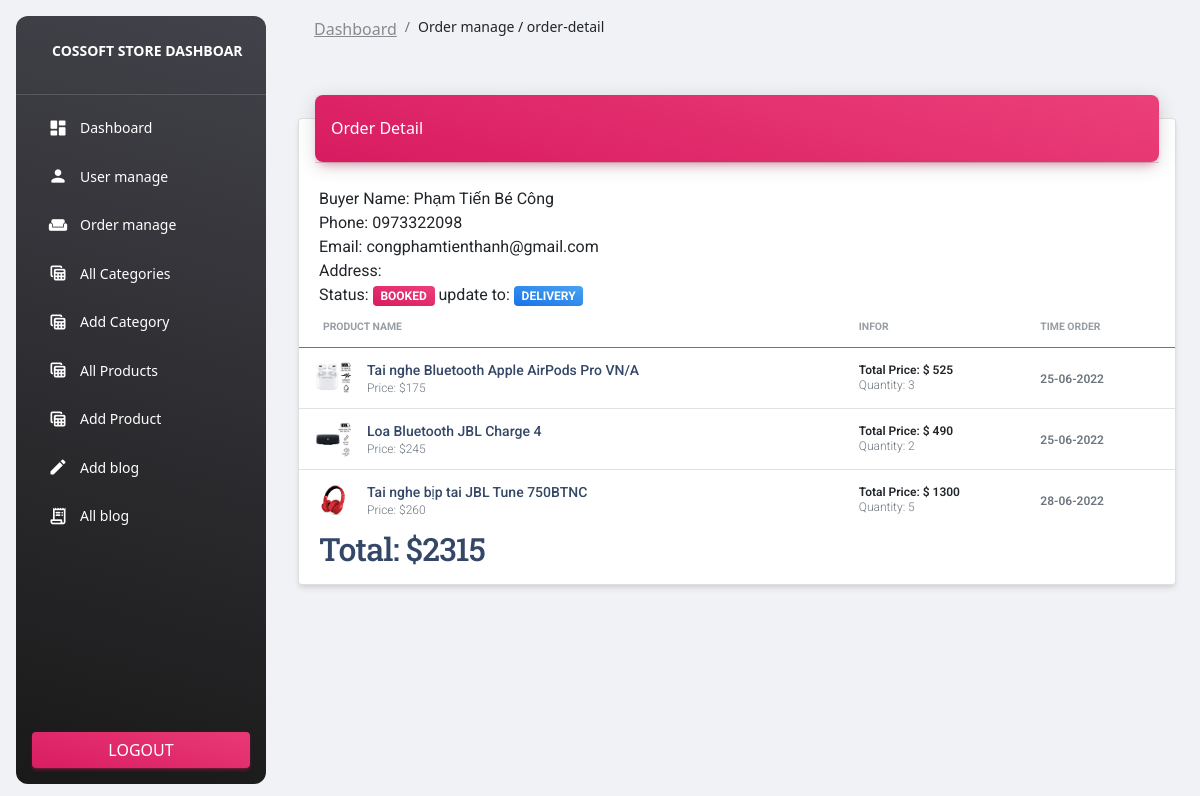
The page /souceCode/admin/order-detail.php?id_order=15 (signed in) on the database its author committed.
### tables this page shows
CREATE TABLE `order_detail` (
  `id` bigint(20) NOT NULL,
  `user_id` int(11) NOT NULL,
  `product_id` int(11) NOT NULL,
  `order_id` bigint(20) DEFAULT NULL,
  `selling_price` int(11) NOT NULL,
  `quantity` int(11) NOT NULL,
  `status` tinyint(4) NOT NULL DEFAULT '1',
  `rate` tinyint(4) DEFAULT NULL,
  `comment` mediumtext,
  `created_at` timestamp NOT NULL DEFAULT CURRENT_TIMESTAMP
);

CREATE TABLE `users` (
  `id` int(11) NOT NULL,
  `name` varchar(191) NOT NULL,
  `email` varchar(191) NOT NULL,
  `phone` varchar(15) NOT NULL,
  `address` varchar(191) DEFAULT NULL,
  `password` varchar(191) NOT NULL,
  `role_as` tinyint(4) NOT NULL DEFAULT '0',
  `creat_at` timestamp NOT NULL DEFAULT CURRENT_TIMESTAMP
);

CREATE TABLE `products` (
  `id` int(11) NOT NULL,
  `category_id` int(11) NOT NULL,
  `name` varchar(191) NOT NULL,
  `slug` varchar(191) NOT NULL,
  `small_description` mediumtext NOT NULL,
  `description` mediumtext NOT NULL,
  `original_price` int(11) NOT NULL,
  `selling_price` int(11) NOT NULL,
  `image` varchar(191) NOT NULL,
  `qty` int(11) NOT NULL,
  `status` tinyint(4) NOT NULL,
  `created_at` timestamp NOT NULL DEFAULT CURRENT_TIMESTAMP
);

### souceCode/functions/myfunctions.php (called while the page is built, shortened)
<?php
include("../config/dbcon.php");
function getOrderDetail($order_id){
    global $conn;
    $query =    "SELECT `users`.`name`,`users`.`email`,`users`.`phone`,`users`.`address`,
                `products`.`name` as `name_product`, `products`.`selling_price`,`products`.`image`,
                `order_detail`.*  FROM `order_detail`
                JOIN `users` ON `order_detail`.`user_id` = `users`.`id`
                JOIN `products` ON `products`.`id` = `order_detail`.`product_id`
                WHERE `order_id` = '$order_id'";
    return mysqli_query($conn, $query);
}
?>

### souceCode/admin/order-detail.php (the view, shortened to what this page needs)
<?php
include("../admin/includes/header.php");
$type = $_GET['id_order'];
$orders = getOrderDetail($type);
$total=0;
?>
<body>
    <div class="container-fluid">
        <div class="row">
            <div class="col-12">
                <div class="card my-4">
                    <div class="card-header p-0 position-relative mt-n4 mx-3 z-index-2">
                        <div class="bg-gradient-primary shadow-primary border-radius-lg pt-4 pb-3">
                            <h6 class="text-white text-capitalize ps-3">Order detail</h6>
                        </div>
                    </div>
                    <div class="card-body px-0 pb-2">
                        <div class="table-responsive p-0">
                            <div style="padding-left: 20px">
                                <?php foreach($orders as $order){ ?>
                                    Buyer Name: <?= $order['name'] ?> <br>
                                    Phone: <?= $order['phone'] ?> <br>
                                    Email: <?= $order['email'] ?><br>
                                    Address: <?= $order['address'] ?> <br>
                                    Status: <?php
                                        if ($order['status'] == 2){
                                            echo '<span class="badge badge-sm bg-gradient-primary">Booked</span>';
                                        }else if ($order['status'] == 3){
                                            echo '<span class="badge badge-sm bg-gradient-info">Delivering</span>';
                                        }else if ($order['status'] == 4){
                                            echo '<span class="badge badge-sm bg-gradient-success">Success</span>';
                                        }
                                    ?>
                                    update to:
                                    <?php
                                        $id_order = $order['order_id'];
                                        if ($order['status'] == 2){
                                            echo "<a href='./code.php?order=3&id=$id_order'><span class='badge badge-sm bg-gradient-info'>Delivery</span></a>";
                                        }else if ($order["status"] == 3){
                                            echo "<a href='./code.php?order=4&id=$id_order'><span class='badge badge-sm bg-gradient-success'>Delivered</span></a>";
                                        }else if ($order["status"] == 4){
                                            echo "<span class='badge badge-sm bg-gradient-primary'>Success</span>";
                                        }
                                    ?>
                                <?php break; } ?>
                            </div>
                        </div>
                            <table class="table align-items-center mb-0">
                                <thead>
                                    <tr>
                                        <th class="text-uppercase text-secondary text-xxs font-weight-bolder opacity-7">Product Name</th>
                                        <th class="text-uppercase text-secondary text-xxs font-weight-bolder opacity-7 ps-2">Infor</th>
                                        <th class="text-uppercase text-secondary text-xxs font-weight-bolder opacity-7 ps-2">Time order</th>
                                    </tr>
                                </thead>
                                <tbody>
                                <?php foreach($orders as $order){ ?>
                                    <tr>
                                        <td>
                                            <div class="d-flex px-2 py-1">
                                                <div>
                                                    <img src="../images/<?= $order['image'] ?>" class="avatar avatar-sm me-3 border-radius-lg" alt="user1">
                                                </div>
                                                <div class="d-flex flex-column justify-content-center">
                                                    <h6 class="mb-0 text-sm"><?= $order['name_product'] ?></h6>
                                                    <p class="text-xs text-secondary mb-0">Price: $<?= $order['selling_price'] ?></p>
                                                </div>
                                            </div>
                                        </td>
                                        <td>
                                            <p class="text-xs font-weight-bold mb-0">Total Price: $
                                                <?=
                                                    $total_product= $order['quantity'] * $order['selling_price'];
                                                    $total +=$total_product;
                                                ?>
                                            </p>
                                            <p class="text-xs text-secondary mb-0">Quantity: <?= $order['quantity'] ?></p>
                                        </td>
                                        <td>
                                            <span class="text-secondary text-xs font-weight-bold">
                                                <?= date('d-m-Y', strtotime($order['created_at'])); ?>
                                            </span>
                                        </td>
                                    </tr>
                                <?php } ?>
                                </tbody>
                            </table>
                            <div style="padding-left: 20px">
                            <h2>Total: $<?= $total ?></h2>
                        </div>
                    </div>
                </div>
            </div>
        </div>
    </div>
</body>

### souceCode/admin/includes/header.php (shortened to what this page needs)
<!DOCTYPE html>
<html lang="en">
<head>
  <link id="pagestyle" href="assets/css/material-dashboard.min.css" rel="stylesheet" />
  <link id="pagestyle" href="assets/css/form.css" rel="stylesheet" />
  <link rel="stylesheet" href="//cdn.jsdelivr.net/npm/alertifyjs@1.13.1/build/css/alertify.min.css"/>
  <link rel="stylesheet" href="//cdn.jsdelivr.net/npm/alertifyjs@1.13.1/build/css/themes/bootstrap.min.css"/>
</head>
<body class="g-sidenav-show  bg-gray-200">
    <?php include("sidebar.php");?>
    <main class="main-content position-relative max-height-vh-100 h-100 border-radius-lg ">
    <?php include("navbar.php"); ?>
    <div class="container-fluid py-4">
</body>

### souceCode/admin/includes/sidebar.php (shortened to what this page needs)
<?php
$page= substr($_SERVER['SCRIPT_NAME'], strripos($_SERVER['SCRIPT_NAME'],"/")+1);
 ?>
<aside class="sidenav navbar navbar-vertical navbar-expand-xs border-0 border-radius-xl my-3 fixed-start ms-3   bg-gradient-dark" id="sidenav-main">
    <div class="sidenav-header">
      <a class="navbar-brand m-0" href="#" target="_blank">
        <span class="ms-1 font-weight-bold text-white">COSSOFT STORE DASHBOAR</span>
      </a>
    </div>
    <hr class="horizontal light mt-0 mb-2">
    <div class="collapse navbar-collapse  w-auto" id="sidenav-collapse-main" style="height: 75vh">
      <ul class="navbar-nav">
        <li class="nav-item">
          <a class="nav-link text-white <?= $page== "index.php"? 'active bg-gradient-primary':'' ?>" href="../admin/index.php">
            <div class="text-white text-center me-2 d-flex align-items-center justify-content-center">
              <i class="material-icons opacity-10">dashboard</i>
            </div>
            <span class="nav-link-text ms-1">Dashboard</span>
          </a>
        </li>
        <li class="nav-item">
          <a class="nav-link text-white <?= $page== "user.php"? 'active bg-gradient-primary':'' ?>" href="user.php">
            <div class="text-white text-center me-2 d-flex align-items-center justify-content-center">
              <i class="material-icons opacity-10">person</i>
            </div>
            <span class="nav-link-text ms-1">User manage</span>
          </a>
        </li>
        <li class="nav-item">
          <a class="nav-link text-white <?= $page== "order.php"? 'active bg-gradient-primary':'' ?>" href="order.php">
            <div class="text-white text-center me-2 d-flex align-items-center justify-content-center">
              <i class="material-icons opacity-10">weekend</i>
            </div>
            <span class="nav-link-text ms-1">Order manage</span>
          </a>
        </li>
        <li class="nav-item">
          <a class="nav-link text-white <?= $page== "category.php"? 'active bg-gradient-primary':'' ?>" href="category.php">
            <div class="text-white text-center me-2 d-flex align-items-center justify-content-center">
              <i class="material-icons opacity-10">table_view</i>
            </div>
            <span class="nav-link-text ms-1">All Categories</span>
          </a>
        </li>
        <li class="nav-item">
          <a class="nav-link text-white <?= $page== "add-category.php"? 'active bg-gradient-primary':'' ?>" href="add-category.php">
            <div class="text-white text-center me-2 d-flex align-items-center justify-content-center">
              <i class="material-icons opacity-10">table_view</i>
            </div>
            <span class="nav-link-text ms-1">Add Category</span>
          </a>
        </li>
        <li class="nav-item">
          <a class="nav-link text-white <?= $page== "products.php"? 'active bg-gradient-primary':'' ?>" href="products.php">
            <div class="text-white text-center me-2 d-flex align-items-center justify-content-center">
              <i class="material-icons opacity-10">table_view</i>
            </div>
            <span class="nav-link-text ms-1">All Products</span>
          </a>
        </li>
        <li class="nav-item">
          <a class="nav-link text-white <?= $page== "add-product.php"? 'active bg-gradient-primary':'' ?>" href="add-product.php">
            <div class="text-white text-center me-2 d-flex align-items-center justify-content-center">
              <i class="material-icons opacity-10">table_view</i>
            </div>
            <span class="nav-link-text ms-1">Add Product</span>
          </a>
        </li>
        <li class="nav-item">
          <a class="nav-link text-white <?= $page== "add-blog.php"? 'active bg-gradient-primary':'' ?>" href="add-blog.php">
            <div class="text-white text-center me-2 d-flex align-items-center justify-content-center">
              <i class="material-icons opacity-10">edit</i>
            </div>
            <span class="nav-link-text ms-1">Add blog</span>
          </a>
        </li>
        <li class="nav-item">
          <a class="nav-link text-white <?= $page== "blog.php"? 'active bg-gradient-primary':'' ?>" href="blog.php">
            <div class="text-white text-center me-2 d-flex align-items-center justify-content-center">
              <i class="material-icons opacity-10">receipt_long</i>
            </div>
            <span class="nav-link-text ms-1">All blog</span>
          </a>
        </li>
      </ul>
    </div>
    <div class="sidenav-footer position-absolute w-100 bottom-0 ">
      <div class="mx-3">
        <a class="btn bg-gradient-primary mt-4 w-100" href="../logout.php" type="button">Logout</a>
      </div>
    </div>
</aside>

### souceCode/admin/includes/navbar.php (shortened to what this page needs)
<?php
$page= substr($_SERVER['SCRIPT_NAME'], strripos($_SERVER['SCRIPT_NAME'],"/")+1);
 ?>
<nav class="navbar navbar-main navbar-expand-lg px-0 mx-4 shadow-none border-radius-xl" id="navbarBlur" navbar-scroll="true">
      <div class="container-fluid py-1 px-3">
        <nav aria-label="breadcrumb">
          <ol class="breadcrumb bg-transparent mb-0 pb-0 pt-1 px-0 me-sm-6 me-5">
            <li class="breadcrumb-item text-sm"><a class="opacity-5 text-dark" href="javascript:;"><p><b>Dashboard</b></p></a></li>
            <li class="breadcrumb-item text-sm text-dark active" aria-current="page">
              <?php
                if( $page== "index.php")
                {
                  echo " ";
                }
                else if($page== "category.php")
                {
                  echo "All Category";
                }
                else if($page== "add-category.php")
                {
                  echo "Add Category";
                }
                else if($page== "products.php")
                {
                  echo "All Product";
                }
                else if($page== "add-product.php")
                {
                  echo "Add Product";
                }
                else if($page== "user.php")
                {
                  echo "User manage";
                }
                else if($page== "order.php")
                {
                  echo "Order manage";
                }
                else if($page== "order-detail.php")
                {
                  echo "Order manage / order-detail ";
                }
              ?>
            </li>
          </ol>
        </nav>
      </div>
</nav>

### rows shown on the page
order_detail: user.name "Phạm Tiến Bé Công", user.phone "0973322098", user.email "congphamtienthanh@gmail.com", status "BOOKED", product.image (picture), product.name "Tai nghe Bluetooth Apple AirPods Pro VN/A", selling_price "175", $total_product= $order['quantity'] * $order['selling_price'] "525", quantity "3", created_at "25-06-2022"
order_detail: product.image (picture), product.name "Loa Bluetooth JBL Charge 4", selling_price "245", $total_product= $order['quantity'] * $order['selling_price'] "490", quantity "2", created_at "25-06-2022"
order_detail: product.image (picture), product.name "Tai nghe bịp tai JBL Tune 750BTNC", selling_price "260", $total_product= $order['quantity'] * $order['selling_price'] "1300", quantity "5", created_at "28-06-2022"

### other values the page prints
$total "2315"
